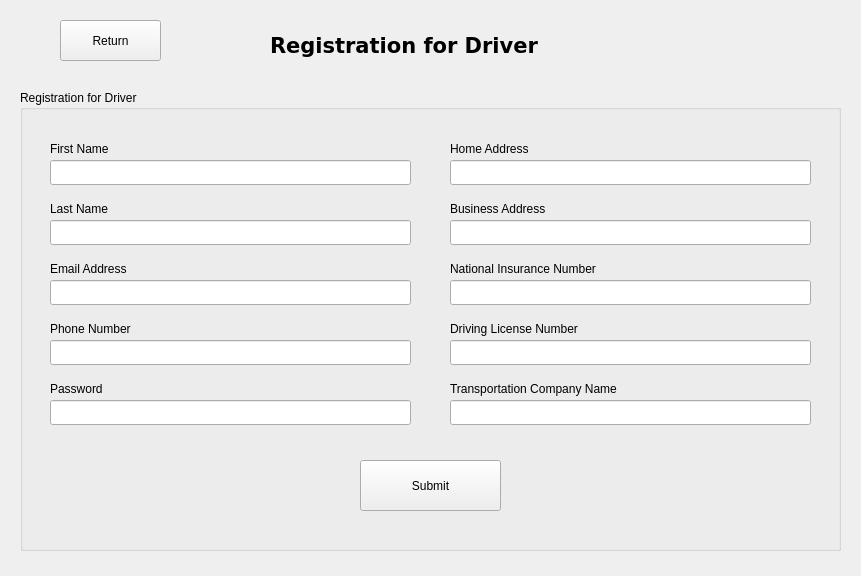
<?xml version="1.0" encoding="UTF-8"?>
<ui version="4.0">
 <class>Driver_Registration</class>
 <widget class="QWidget" name="Driver_Registration">
  <property name="geometry">
   <rect>
    <x>0</x>
    <y>0</y>
    <width>861</width>
    <height>576</height>
   </rect>
  </property>
  <property name="windowTitle">
   <string>Form</string>
  </property>
  <widget class="QLabel" name="label">
   <property name="geometry">
    <rect>
     <x>270</x>
     <y>30</y>
     <width>311</width>
     <height>31</height>
    </rect>
   </property>
   <property name="font">
    <font>
     <family>DejaVu Sans</family>
     <pointsize>16</pointsize>
     <weight>75</weight>
     <bold>true</bold>
    </font>
   </property>
   <property name="text">
    <string>Registration for Driver</string>
   </property>
  </widget>
  <widget class="QGroupBox" name="groupBox">
   <property name="geometry">
    <rect>
     <x>20</x>
     <y>90</y>
     <width>821</width>
     <height>461</height>
    </rect>
   </property>
   <property name="title">
    <string>Registration for Driver</string>
   </property>
   <widget class="QLabel" name="label_2">
    <property name="geometry">
     <rect>
      <x>30</x>
      <y>50</y>
      <width>131</width>
      <height>17</height>
     </rect>
    </property>
    <property name="text">
     <string>First Name</string>
    </property>
   </widget>
   <widget class="QLabel" name="label_3">
    <property name="geometry">
     <rect>
      <x>30</x>
      <y>110</y>
      <width>141</width>
      <height>17</height>
     </rect>
    </property>
    <property name="text">
     <string>Last Name</string>
    </property>
   </widget>
   <widget class="QLabel" name="label_4">
    <property name="geometry">
     <rect>
      <x>30</x>
      <y>170</y>
      <width>171</width>
      <height>17</height>
     </rect>
    </property>
    <property name="text">
     <string>Email Address</string>
    </property>
   </widget>
   <widget class="QLabel" name="label_5">
    <property name="geometry">
     <rect>
      <x>30</x>
      <y>230</y>
      <width>181</width>
      <height>17</height>
     </rect>
    </property>
    <property name="text">
     <string>Phone Number</string>
    </property>
   </widget>
   <widget class="QLabel" name="label_6">
    <property name="geometry">
     <rect>
      <x>30</x>
      <y>290</y>
      <width>131</width>
      <height>17</height>
     </rect>
    </property>
    <property name="text">
     <string>Password</string>
    </property>
   </widget>
   <widget class="QLabel" name="label_7">
    <property name="geometry">
     <rect>
      <x>430</x>
      <y>50</y>
      <width>161</width>
      <height>17</height>
     </rect>
    </property>
    <property name="text">
     <string>Home Address</string>
    </property>
   </widget>
   <widget class="QLabel" name="label_8">
    <property name="geometry">
     <rect>
      <x>430</x>
      <y>110</y>
      <width>231</width>
      <height>17</height>
     </rect>
    </property>
    <property name="text">
     <string>Business Address</string>
    </property>
   </widget>
   <widget class="QLabel" name="label_9">
    <property name="geometry">
     <rect>
      <x>430</x>
      <y>170</y>
      <width>201</width>
      <height>17</height>
     </rect>
    </property>
    <property name="text">
     <string>National Insurance Number</string>
    </property>
   </widget>
   <widget class="QLabel" name="label_10">
    <property name="geometry">
     <rect>
      <x>430</x>
      <y>230</y>
      <width>171</width>
      <height>17</height>
     </rect>
    </property>
    <property name="text">
     <string>Driving License Number</string>
    </property>
   </widget>
   <widget class="QLineEdit" name="DFname">
    <property name="geometry">
     <rect>
      <x>30</x>
      <y>70</y>
      <width>361</width>
      <height>25</height>
     </rect>
    </property>
   </widget>
   <widget class="QLineEdit" name="DLname">
    <property name="geometry">
     <rect>
      <x>30</x>
      <y>130</y>
      <width>361</width>
      <height>25</height>
     </rect>
    </property>
   </widget>
   <widget class="QLineEdit" name="DEmail">
    <property name="geometry">
     <rect>
      <x>30</x>
      <y>190</y>
      <width>361</width>
      <height>25</height>
     </rect>
    </property>
   </widget>
   <widget class="QLineEdit" name="DPNumber">
    <property name="geometry">
     <rect>
      <x>30</x>
      <y>250</y>
      <width>361</width>
      <height>25</height>
     </rect>
    </property>
   </widget>
   <widget class="QLineEdit" name="DPassword">
    <property name="geometry">
     <rect>
      <x>30</x>
      <y>310</y>
      <width>361</width>
      <height>25</height>
     </rect>
    </property>
    <property name="echoMode">
     <enum>QLineEdit::Password</enum>
    </property>
   </widget>
   <widget class="QLineEdit" name="DHaddress">
    <property name="geometry">
     <rect>
      <x>430</x>
      <y>70</y>
      <width>361</width>
      <height>25</height>
     </rect>
    </property>
   </widget>
   <widget class="QLineEdit" name="DBaddress">
    <property name="geometry">
     <rect>
      <x>430</x>
      <y>130</y>
      <width>361</width>
      <height>25</height>
     </rect>
    </property>
   </widget>
   <widget class="QLineEdit" name="DNINumber">
    <property name="geometry">
     <rect>
      <x>430</x>
      <y>190</y>
      <width>361</width>
      <height>25</height>
     </rect>
    </property>
   </widget>
   <widget class="QLineEdit" name="DLnumber">
    <property name="geometry">
     <rect>
      <x>430</x>
      <y>250</y>
      <width>361</width>
      <height>25</height>
     </rect>
    </property>
   </widget>
   <widget class="QPushButton" name="pushButton">
    <property name="geometry">
     <rect>
      <x>340</x>
      <y>370</y>
      <width>141</width>
      <height>51</height>
     </rect>
    </property>
    <property name="text">
     <string>Submit</string>
    </property>
   </widget>
   <widget class="QLineEdit" name="TCname">
    <property name="geometry">
     <rect>
      <x>430</x>
      <y>310</y>
      <width>361</width>
      <height>25</height>
     </rect>
    </property>
   </widget>
   <widget class="QLabel" name="label_11">
    <property name="geometry">
     <rect>
      <x>430</x>
      <y>290</y>
      <width>241</width>
      <height>17</height>
     </rect>
    </property>
    <property name="text">
     <string>Transportation Company Name</string>
    </property>
   </widget>
  </widget>
  <widget class="QPushButton" name="pushButton_2">
   <property name="geometry">
    <rect>
     <x>60</x>
     <y>20</y>
     <width>101</width>
     <height>41</height>
    </rect>
   </property>
   <property name="text">
    <string>Return</string>
   </property>
  </widget>
 </widget>
 <resources/>
 <connections/>
</ui>
